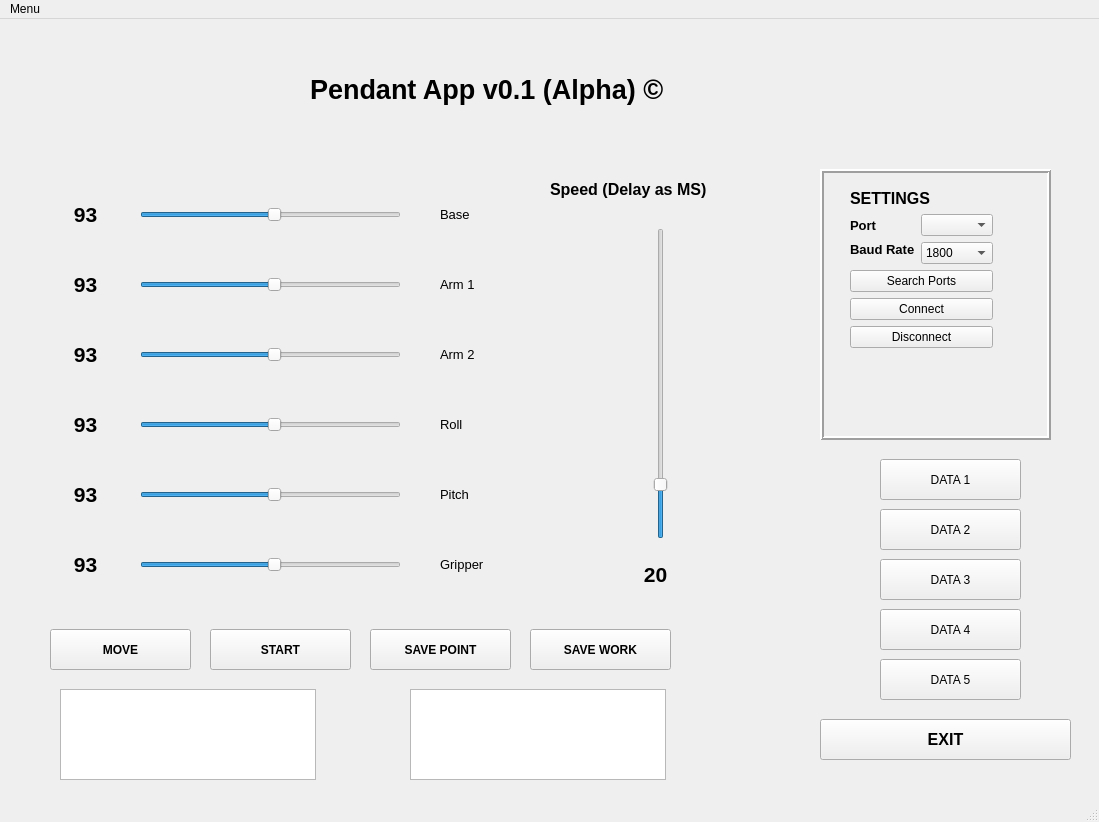
<?xml version="1.0" encoding="UTF-8"?>
<ui version="4.0">
 <class>MainWindow</class>
 <widget class="QMainWindow" name="MainWindow">
  <property name="geometry">
   <rect>
    <x>0</x>
    <y>0</y>
    <width>1099</width>
    <height>822</height>
   </rect>
  </property>
  <property name="font">
   <font>
    <weight>50</weight>
    <bold>false</bold>
   </font>
  </property>
  <property name="windowTitle">
   <string>MainWindow</string>
  </property>
  <widget class="QWidget" name="centralwidget">
   <widget class="QSlider" name="servo1_slider">
    <property name="geometry">
     <rect>
      <x>140</x>
      <y>170</y>
      <width>261</width>
      <height>51</height>
     </rect>
    </property>
    <property name="mouseTracking">
     <bool>false</bool>
    </property>
    <property name="autoFillBackground">
     <bool>false</bool>
    </property>
    <property name="maximum">
     <number>180</number>
    </property>
    <property name="value">
     <number>93</number>
    </property>
    <property name="orientation">
     <enum>Qt::Horizontal</enum>
    </property>
   </widget>
   <widget class="QLabel" name="TITLE">
    <property name="geometry">
     <rect>
      <x>310</x>
      <y>20</y>
      <width>491</width>
      <height>101</height>
     </rect>
    </property>
    <property name="font">
     <font>
      <pointsize>20</pointsize>
      <weight>75</weight>
      <bold>true</bold>
     </font>
    </property>
    <property name="text">
     <string>Pendant App v0.1 (Alpha) ©</string>
    </property>
   </widget>
   <widget class="QSlider" name="servo2_slider">
    <property name="geometry">
     <rect>
      <x>140</x>
      <y>240</y>
      <width>261</width>
      <height>51</height>
     </rect>
    </property>
    <property name="maximum">
     <number>180</number>
    </property>
    <property name="value">
     <number>93</number>
    </property>
    <property name="orientation">
     <enum>Qt::Horizontal</enum>
    </property>
   </widget>
   <widget class="QSlider" name="servo3_slider">
    <property name="geometry">
     <rect>
      <x>140</x>
      <y>310</y>
      <width>261</width>
      <height>51</height>
     </rect>
    </property>
    <property name="maximum">
     <number>180</number>
    </property>
    <property name="value">
     <number>93</number>
    </property>
    <property name="orientation">
     <enum>Qt::Horizontal</enum>
    </property>
   </widget>
   <widget class="QSlider" name="servo4_slider">
    <property name="geometry">
     <rect>
      <x>140</x>
      <y>380</y>
      <width>261</width>
      <height>51</height>
     </rect>
    </property>
    <property name="maximum">
     <number>180</number>
    </property>
    <property name="value">
     <number>93</number>
    </property>
    <property name="orientation">
     <enum>Qt::Horizontal</enum>
    </property>
   </widget>
   <widget class="QSlider" name="servo5_slider">
    <property name="geometry">
     <rect>
      <x>140</x>
      <y>450</y>
      <width>261</width>
      <height>51</height>
     </rect>
    </property>
    <property name="maximum">
     <number>180</number>
    </property>
    <property name="value">
     <number>93</number>
    </property>
    <property name="orientation">
     <enum>Qt::Horizontal</enum>
    </property>
   </widget>
   <widget class="QSlider" name="servo6_slider">
    <property name="geometry">
     <rect>
      <x>140</x>
      <y>520</y>
      <width>261</width>
      <height>51</height>
     </rect>
    </property>
    <property name="maximum">
     <number>180</number>
    </property>
    <property name="value">
     <number>93</number>
    </property>
    <property name="orientation">
     <enum>Qt::Horizontal</enum>
    </property>
   </widget>
   <widget class="QLabel" name="label_s1">
    <property name="enabled">
     <bool>true</bool>
    </property>
    <property name="geometry">
     <rect>
      <x>30</x>
      <y>170</y>
      <width>111</width>
      <height>51</height>
     </rect>
    </property>
    <property name="font">
     <font>
      <pointsize>16</pointsize>
      <weight>75</weight>
      <bold>true</bold>
     </font>
    </property>
    <property name="text">
     <string>93</string>
    </property>
    <property name="textFormat">
     <enum>Qt::AutoText</enum>
    </property>
    <property name="alignment">
     <set>Qt::AlignCenter</set>
    </property>
   </widget>
   <widget class="QLabel" name="label_s2">
    <property name="geometry">
     <rect>
      <x>30</x>
      <y>240</y>
      <width>111</width>
      <height>51</height>
     </rect>
    </property>
    <property name="font">
     <font>
      <pointsize>16</pointsize>
      <weight>75</weight>
      <bold>true</bold>
     </font>
    </property>
    <property name="text">
     <string>93</string>
    </property>
    <property name="alignment">
     <set>Qt::AlignCenter</set>
    </property>
   </widget>
   <widget class="QLabel" name="label_s3">
    <property name="geometry">
     <rect>
      <x>30</x>
      <y>310</y>
      <width>111</width>
      <height>51</height>
     </rect>
    </property>
    <property name="font">
     <font>
      <pointsize>16</pointsize>
      <weight>75</weight>
      <bold>true</bold>
     </font>
    </property>
    <property name="text">
     <string>93</string>
    </property>
    <property name="alignment">
     <set>Qt::AlignCenter</set>
    </property>
   </widget>
   <widget class="QLabel" name="label_s4">
    <property name="geometry">
     <rect>
      <x>30</x>
      <y>380</y>
      <width>111</width>
      <height>51</height>
     </rect>
    </property>
    <property name="font">
     <font>
      <pointsize>16</pointsize>
      <weight>75</weight>
      <bold>true</bold>
     </font>
    </property>
    <property name="text">
     <string>93</string>
    </property>
    <property name="alignment">
     <set>Qt::AlignCenter</set>
    </property>
   </widget>
   <widget class="QLabel" name="label_s5">
    <property name="geometry">
     <rect>
      <x>30</x>
      <y>450</y>
      <width>111</width>
      <height>51</height>
     </rect>
    </property>
    <property name="font">
     <font>
      <pointsize>16</pointsize>
      <weight>75</weight>
      <bold>true</bold>
     </font>
    </property>
    <property name="text">
     <string>93</string>
    </property>
    <property name="alignment">
     <set>Qt::AlignCenter</set>
    </property>
   </widget>
   <widget class="QLabel" name="label_s6">
    <property name="geometry">
     <rect>
      <x>30</x>
      <y>520</y>
      <width>111</width>
      <height>51</height>
     </rect>
    </property>
    <property name="font">
     <font>
      <pointsize>16</pointsize>
      <weight>75</weight>
      <bold>true</bold>
     </font>
    </property>
    <property name="text">
     <string>93</string>
    </property>
    <property name="alignment">
     <set>Qt::AlignCenter</set>
    </property>
   </widget>
   <widget class="QSlider" name="verticalSlider_Speed">
    <property name="geometry">
     <rect>
      <x>640</x>
      <y>209</y>
      <width>41</width>
      <height>311</height>
     </rect>
    </property>
    <property name="minimum">
     <number>5</number>
    </property>
    <property name="maximum">
     <number>100</number>
    </property>
    <property name="value">
     <number>20</number>
    </property>
    <property name="sliderPosition">
     <number>20</number>
    </property>
    <property name="orientation">
     <enum>Qt::Vertical</enum>
    </property>
   </widget>
   <widget class="QLabel" name="label">
    <property name="geometry">
     <rect>
      <x>550</x>
      <y>150</y>
      <width>221</width>
      <height>41</height>
     </rect>
    </property>
    <property name="font">
     <font>
      <pointsize>12</pointsize>
      <weight>75</weight>
      <bold>true</bold>
     </font>
    </property>
    <property name="text">
     <string>Speed (Delay as MS)</string>
    </property>
   </widget>
   <widget class="QLabel" name="label_7">
    <property name="geometry">
     <rect>
      <x>440</x>
      <y>180</y>
      <width>111</width>
      <height>31</height>
     </rect>
    </property>
    <property name="font">
     <font>
      <pointsize>10</pointsize>
      <weight>50</weight>
      <bold>false</bold>
     </font>
    </property>
    <property name="text">
     <string>Base</string>
    </property>
    <property name="alignment">
     <set>Qt::AlignLeading|Qt::AlignLeft|Qt::AlignVCenter</set>
    </property>
   </widget>
   <widget class="QLabel" name="label_8">
    <property name="geometry">
     <rect>
      <x>440</x>
      <y>250</y>
      <width>111</width>
      <height>31</height>
     </rect>
    </property>
    <property name="font">
     <font>
      <pointsize>10</pointsize>
      <weight>50</weight>
      <bold>false</bold>
     </font>
    </property>
    <property name="text">
     <string>Arm 1</string>
    </property>
    <property name="alignment">
     <set>Qt::AlignLeading|Qt::AlignLeft|Qt::AlignVCenter</set>
    </property>
   </widget>
   <widget class="QLabel" name="label_9">
    <property name="geometry">
     <rect>
      <x>440</x>
      <y>320</y>
      <width>111</width>
      <height>31</height>
     </rect>
    </property>
    <property name="font">
     <font>
      <pointsize>10</pointsize>
      <weight>50</weight>
      <bold>false</bold>
     </font>
    </property>
    <property name="text">
     <string>Arm 2</string>
    </property>
    <property name="alignment">
     <set>Qt::AlignLeading|Qt::AlignLeft|Qt::AlignVCenter</set>
    </property>
   </widget>
   <widget class="QLabel" name="label_10">
    <property name="geometry">
     <rect>
      <x>440</x>
      <y>390</y>
      <width>111</width>
      <height>31</height>
     </rect>
    </property>
    <property name="font">
     <font>
      <pointsize>10</pointsize>
      <weight>50</weight>
      <bold>false</bold>
     </font>
    </property>
    <property name="text">
     <string>Roll</string>
    </property>
    <property name="alignment">
     <set>Qt::AlignLeading|Qt::AlignLeft|Qt::AlignVCenter</set>
    </property>
   </widget>
   <widget class="QLabel" name="label_11">
    <property name="geometry">
     <rect>
      <x>440</x>
      <y>460</y>
      <width>111</width>
      <height>31</height>
     </rect>
    </property>
    <property name="font">
     <font>
      <pointsize>10</pointsize>
      <weight>50</weight>
      <bold>false</bold>
     </font>
    </property>
    <property name="text">
     <string>Pitch</string>
    </property>
    <property name="alignment">
     <set>Qt::AlignLeading|Qt::AlignLeft|Qt::AlignVCenter</set>
    </property>
   </widget>
   <widget class="QLabel" name="label_12">
    <property name="geometry">
     <rect>
      <x>440</x>
      <y>530</y>
      <width>111</width>
      <height>31</height>
     </rect>
    </property>
    <property name="font">
     <font>
      <pointsize>10</pointsize>
      <weight>50</weight>
      <bold>false</bold>
     </font>
    </property>
    <property name="text">
     <string>Gripper</string>
    </property>
    <property name="alignment">
     <set>Qt::AlignLeading|Qt::AlignLeft|Qt::AlignVCenter</set>
    </property>
   </widget>
   <widget class="QLabel" name="label_Speed">
    <property name="geometry">
     <rect>
      <x>600</x>
      <y>530</y>
      <width>111</width>
      <height>51</height>
     </rect>
    </property>
    <property name="font">
     <font>
      <pointsize>16</pointsize>
      <weight>75</weight>
      <bold>true</bold>
     </font>
    </property>
    <property name="text">
     <string>20</string>
    </property>
    <property name="alignment">
     <set>Qt::AlignCenter</set>
    </property>
   </widget>
   <widget class="QPushButton" name="pushButton_sendData">
    <property name="geometry">
     <rect>
      <x>50</x>
      <y>610</y>
      <width>141</width>
      <height>41</height>
     </rect>
    </property>
    <property name="font">
     <font>
      <weight>75</weight>
      <bold>true</bold>
     </font>
    </property>
    <property name="text">
     <string>MOVE</string>
    </property>
   </widget>
   <widget class="QPushButton" name="pushButton_Save_Single">
    <property name="geometry">
     <rect>
      <x>370</x>
      <y>610</y>
      <width>141</width>
      <height>41</height>
     </rect>
    </property>
    <property name="font">
     <font>
      <weight>75</weight>
      <bold>true</bold>
     </font>
    </property>
    <property name="text">
     <string>SAVE POINT</string>
    </property>
   </widget>
   <widget class="QPushButton" name="pushButton_StartProg">
    <property name="geometry">
     <rect>
      <x>210</x>
      <y>610</y>
      <width>141</width>
      <height>41</height>
     </rect>
    </property>
    <property name="font">
     <font>
      <weight>75</weight>
      <bold>true</bold>
     </font>
    </property>
    <property name="text">
     <string>START</string>
    </property>
   </widget>
   <widget class="QPushButton" name="pushButton_data1">
    <property name="geometry">
     <rect>
      <x>880</x>
      <y>440</y>
      <width>141</width>
      <height>41</height>
     </rect>
    </property>
    <property name="text">
     <string>DATA 1</string>
    </property>
   </widget>
   <widget class="QPushButton" name="pushButton_data2">
    <property name="geometry">
     <rect>
      <x>880</x>
      <y>490</y>
      <width>141</width>
      <height>41</height>
     </rect>
    </property>
    <property name="text">
     <string>DATA 2</string>
    </property>
   </widget>
   <widget class="QPushButton" name="pushButton_data3">
    <property name="geometry">
     <rect>
      <x>880</x>
      <y>540</y>
      <width>141</width>
      <height>41</height>
     </rect>
    </property>
    <property name="text">
     <string>DATA 3</string>
    </property>
   </widget>
   <widget class="QPushButton" name="pushButton_data4">
    <property name="geometry">
     <rect>
      <x>880</x>
      <y>590</y>
      <width>141</width>
      <height>41</height>
     </rect>
    </property>
    <property name="text">
     <string>DATA 4</string>
    </property>
   </widget>
   <widget class="QPushButton" name="pushButton_data5">
    <property name="geometry">
     <rect>
      <x>880</x>
      <y>640</y>
      <width>141</width>
      <height>41</height>
     </rect>
    </property>
    <property name="text">
     <string>DATA 5</string>
    </property>
   </widget>
   <widget class="QPushButton" name="pushButton_Exit">
    <property name="geometry">
     <rect>
      <x>820</x>
      <y>700</y>
      <width>251</width>
      <height>41</height>
     </rect>
    </property>
    <property name="font">
     <font>
      <pointsize>12</pointsize>
      <weight>75</weight>
      <bold>true</bold>
     </font>
    </property>
    <property name="text">
     <string>EXIT</string>
    </property>
   </widget>
   <widget class="QFrame" name="frame">
    <property name="geometry">
     <rect>
      <x>820</x>
      <y>150</y>
      <width>231</width>
      <height>271</height>
     </rect>
    </property>
    <property name="sizePolicy">
     <sizepolicy hsizetype="Expanding" vsizetype="Expanding">
      <horstretch>0</horstretch>
      <verstretch>0</verstretch>
     </sizepolicy>
    </property>
    <property name="frameShape">
     <enum>QFrame::Box</enum>
    </property>
    <property name="frameShadow">
     <enum>QFrame::Raised</enum>
    </property>
    <property name="lineWidth">
     <number>2</number>
    </property>
    <widget class="QWidget" name="layoutWidget">
     <property name="geometry">
      <rect>
       <x>30</x>
       <y>20</y>
       <width>186</width>
       <height>211</height>
      </rect>
     </property>
     <layout class="QVBoxLayout" name="verticalLayout">
      <property name="sizeConstraint">
       <enum>QLayout::SetFixedSize</enum>
      </property>
      <item>
       <widget class="QLabel" name="label_3">
        <property name="sizePolicy">
         <sizepolicy hsizetype="Fixed" vsizetype="Preferred">
          <horstretch>0</horstretch>
          <verstretch>0</verstretch>
         </sizepolicy>
        </property>
        <property name="font">
         <font>
          <pointsize>12</pointsize>
          <weight>75</weight>
          <bold>true</bold>
         </font>
        </property>
        <property name="text">
         <string>SETTINGS</string>
        </property>
       </widget>
      </item>
      <item>
       <layout class="QFormLayout" name="formLayout">
        <item row="0" column="0">
         <widget class="QLabel" name="label_2">
          <property name="sizePolicy">
           <sizepolicy hsizetype="Fixed" vsizetype="Preferred">
            <horstretch>0</horstretch>
            <verstretch>0</verstretch>
           </sizepolicy>
          </property>
          <property name="font">
           <font>
            <pointsize>10</pointsize>
            <weight>75</weight>
            <bold>true</bold>
           </font>
          </property>
          <property name="text">
           <string>Port</string>
          </property>
         </widget>
        </item>
        <item row="0" column="1">
         <widget class="QComboBox" name="comboBox_port">
          <property name="sizePolicy">
           <sizepolicy hsizetype="Fixed" vsizetype="Fixed">
            <horstretch>0</horstretch>
            <verstretch>0</verstretch>
           </sizepolicy>
          </property>
          <property name="font">
           <font>
            <pointsize>9</pointsize>
           </font>
          </property>
         </widget>
        </item>
        <item row="1" column="0">
         <widget class="QLabel" name="label_4">
          <property name="sizePolicy">
           <sizepolicy hsizetype="Fixed" vsizetype="Fixed">
            <horstretch>0</horstretch>
            <verstretch>0</verstretch>
           </sizepolicy>
          </property>
          <property name="font">
           <font>
            <pointsize>10</pointsize>
            <weight>75</weight>
            <bold>true</bold>
           </font>
          </property>
          <property name="text">
           <string>Baud Rate</string>
          </property>
         </widget>
        </item>
        <item row="1" column="1">
         <widget class="QComboBox" name="comboBox_baud">
          <property name="sizePolicy">
           <sizepolicy hsizetype="Fixed" vsizetype="Fixed">
            <horstretch>0</horstretch>
            <verstretch>0</verstretch>
           </sizepolicy>
          </property>
          <item>
           <property name="text">
            <string>1800</string>
           </property>
          </item>
          <item>
           <property name="text">
            <string>2400</string>
           </property>
          </item>
          <item>
           <property name="text">
            <string>4800</string>
           </property>
          </item>
          <item>
           <property name="text">
            <string>9600</string>
           </property>
          </item>
          <item>
           <property name="text">
            <string>19200</string>
           </property>
          </item>
          <item>
           <property name="text">
            <string>115200</string>
           </property>
          </item>
         </widget>
        </item>
       </layout>
      </item>
      <item>
       <widget class="QPushButton" name="pushButton_searchPorts">
        <property name="text">
         <string>Search Ports</string>
        </property>
       </widget>
      </item>
      <item>
       <widget class="QPushButton" name="pushButton_openPort">
        <property name="text">
         <string>Connect</string>
        </property>
       </widget>
      </item>
      <item>
       <widget class="QPushButton" name="pushButton_closePort">
        <property name="text">
         <string>Disconnect</string>
        </property>
       </widget>
      </item>
     </layout>
    </widget>
    <widget class="QLabel" name="label_portStatus">
     <property name="geometry">
      <rect>
       <x>10</x>
       <y>240</y>
       <width>191</width>
       <height>20</height>
      </rect>
     </property>
     <property name="text">
      <string/>
     </property>
    </widget>
   </widget>
   <widget class="QPushButton" name="pushButton_Save_All">
    <property name="geometry">
     <rect>
      <x>530</x>
      <y>610</y>
      <width>141</width>
      <height>41</height>
     </rect>
    </property>
    <property name="font">
     <font>
      <weight>75</weight>
      <bold>true</bold>
     </font>
    </property>
    <property name="text">
     <string>SAVE WORK</string>
    </property>
   </widget>
   <widget class="QTextBrowser" name="textBrowser_points">
    <property name="geometry">
     <rect>
      <x>60</x>
      <y>670</y>
      <width>256</width>
      <height>91</height>
     </rect>
    </property>
    <property name="html">
     <string>&lt;!DOCTYPE HTML PUBLIC &quot;-//W3C//DTD HTML 4.0//EN&quot; &quot;http://www.w3.org/TR/REC-html40/strict.dtd&quot;&gt;
&lt;html&gt;&lt;head&gt;&lt;meta name=&quot;qrichtext&quot; content=&quot;1&quot; /&gt;&lt;style type=&quot;text/css&quot;&gt;
p, li { white-space: pre-wrap; }
&lt;/style&gt;&lt;/head&gt;&lt;body style=&quot; font-family:'MS Shell Dlg 2'; font-size:7.8pt; font-weight:400; font-style:normal;&quot;&gt;
&lt;p style=&quot;-qt-paragraph-type:empty; margin-top:0px; margin-bottom:0px; margin-left:0px; margin-right:0px; -qt-block-indent:0; text-indent:0px;&quot;&gt;&lt;br /&gt;&lt;/p&gt;&lt;/body&gt;&lt;/html&gt;</string>
    </property>
   </widget>
   <widget class="QTextBrowser" name="textBrowser_points_2">
    <property name="geometry">
     <rect>
      <x>410</x>
      <y>670</y>
      <width>256</width>
      <height>91</height>
     </rect>
    </property>
    <property name="html">
     <string>&lt;!DOCTYPE HTML PUBLIC &quot;-//W3C//DTD HTML 4.0//EN&quot; &quot;http://www.w3.org/TR/REC-html40/strict.dtd&quot;&gt;
&lt;html&gt;&lt;head&gt;&lt;meta name=&quot;qrichtext&quot; content=&quot;1&quot; /&gt;&lt;style type=&quot;text/css&quot;&gt;
p, li { white-space: pre-wrap; }
&lt;/style&gt;&lt;/head&gt;&lt;body style=&quot; font-family:'MS Shell Dlg 2'; font-size:7.8pt; font-weight:400; font-style:normal;&quot;&gt;
&lt;p style=&quot;-qt-paragraph-type:empty; margin-top:0px; margin-bottom:0px; margin-left:0px; margin-right:0px; -qt-block-indent:0; text-indent:0px;&quot;&gt;&lt;br /&gt;&lt;/p&gt;&lt;/body&gt;&lt;/html&gt;</string>
    </property>
   </widget>
  </widget>
  <widget class="QMenuBar" name="menubar">
   <property name="geometry">
    <rect>
     <x>0</x>
     <y>0</y>
     <width>1099</width>
     <height>26</height>
    </rect>
   </property>
   <widget class="QMenu" name="menuMenu">
    <property name="title">
     <string>Menu</string>
    </property>
    <addaction name="menuButton_UserManuel"/>
   </widget>
   <addaction name="menuMenu"/>
  </widget>
  <widget class="QStatusBar" name="statusbar"/>
  <action name="menuButton_UserManuel">
   <property name="text">
    <string>User Manuel</string>
   </property>
  </action>
 </widget>
 <resources>
  <include location="test.qrc"/>
  <include location="test.qrc"/>
 </resources>
 <connections/>
</ui>
